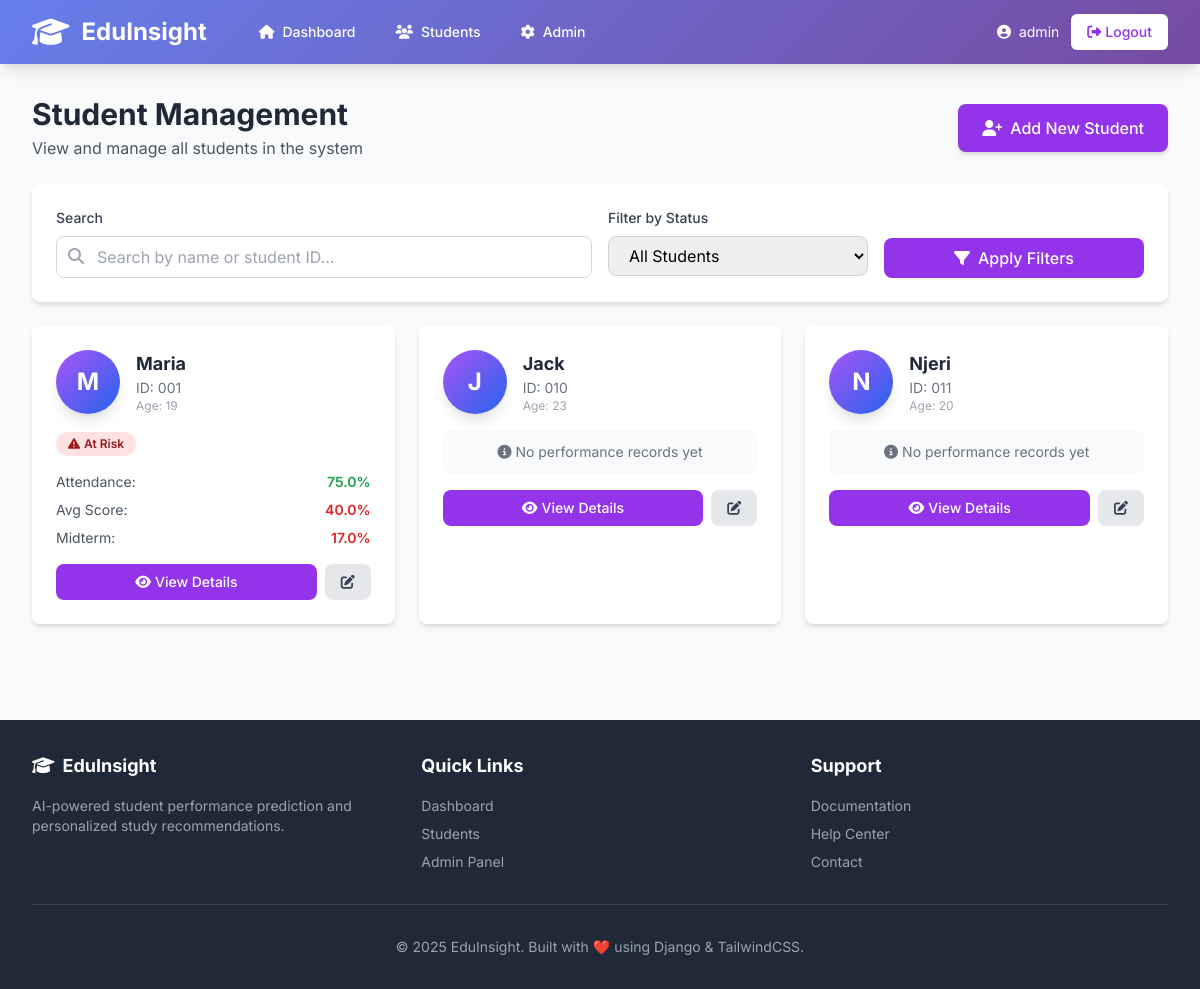
The app's page /students/ (signed in) with its own data.
### students/models.py (models this page shows, shortened)
class Student(models.Model):
    user = models.OneToOneField(User, null=True, blank=True, on_delete=models.SET_NULL)
    student_id = models.CharField(max_length=50, unique=True)
    full_name = models.CharField(max_length=200)
    age = models.IntegerField(null=True, blank=True)
    gender = models.CharField(max_length=20, null=True, blank=True)

class PerformanceRecord(models.Model):
    student = models.ForeignKey(Student, related_name='records', on_delete=models.CASCADE)
    term = models.CharField(max_length=50)
    attendance_rate = models.FloatField(help_text="Percent, 0-100")
    avg_assignment_score = models.FloatField()
    midterm_score = models.FloatField()
    missing_assignments = models.IntegerField()
    participation = models.FloatField()
    lms_hours = models.FloatField()
    final_grade = models.FloatField(null=True, blank=True)  # if available
    passed = models.BooleanField(null=True, blank=True)
    created_at = models.DateTimeField(auto_now_add=True)
    class Meta:
        ordering = ['-created_at']

### students/views.py (the view)
# urls.py: path('students/', StudentListView.as_view(), name='student_list'),
class StudentListView(ListView):
    model = Student
    template_name = 'student_list.html'
    context_object_name = 'students'
    paginate_by = 12
    def get_queryset(self):
        queryset = Student.objects.all().prefetch_related('records')
        for student in queryset:
            student.latest_record = student.records.first()
            if student.latest_record:
                is_at_risk = (
                    student.latest_record.attendance_rate < 75 or
                    student.latest_record.avg_assignment_score < 60 or
                    student.latest_record.midterm_score < 50
                )
                student.prediction_status = 'at_risk' if is_at_risk else 'performing_well'
        search_query = self.request.GET.get('search', '')
        if search_query:
            queryset = queryset.filter(
                Q(full_name__icontains=search_query) |
                Q(student_id__icontains=search_query)
            )
        status_filter = self.request.GET.get('status', '')
        if status_filter:
            filtered_students = []
            for student in queryset:
                if hasattr(student, 'prediction_status') and student.prediction_status == status_filter:
                    filtered_students.append(student.id)
            queryset = queryset.filter(id__in=filtered_students)
        return queryset
    def get_context_data(self, **kwargs):
        context = super().get_context_data(**kwargs)
        context['search_query'] = self.request.GET.get('search', '')
        context['status_filter'] = self.request.GET.get('status', '')
        return context

### templates/student_list.html (shortened to what this page needs)
{% extends 'base.html' %}
{% block content %}
<div class="space-y-6">
    <div class="flex items-center justify-between">
        <div>
            <h1 class="text-3xl font-bold text-gray-800">Student Management</h1>
            <p class="text-gray-600 mt-1">View and manage all students in the system</p>
        </div>
        <a href="/admin/students/student/add/" class="bg-purple-600 hover:bg-purple-700 text-white font-medium py-3 px-6 rounded-lg transition shadow-md">
            <i class="fas fa-user-plus mr-2"></i>Add New Student
        </a>
    </div>
    <div class="bg-white rounded-lg shadow-md p-6">
        <form method="GET" action="{% url 'student_list' %}" class="grid grid-cols-1 md:grid-cols-4 gap-4">
            <div class="md:col-span-2">
                <label class="block text-sm font-medium text-gray-700 mb-2">Search</label>
                <div class="relative">
                    <input type="text" name="search" value="{{ search_query }}" placeholder="Search by name or student ID..."
                           class="w-full pl-10 pr-4 py-2 border border-gray-300 rounded-lg focus:ring-2 focus:ring-purple-500 focus:border-transparent">
                    <i class="fas fa-search absolute left-3 top-3 text-gray-400"></i>
                </div>
            </div>
            <div>
                <label class="block text-sm font-medium text-gray-700 mb-2">Filter by Status</label>
                <select name="status" class="w-full px-4 py-2 border border-gray-300 rounded-lg focus:ring-2 focus:ring-purple-500 focus:border-transparent">
                    <option value="">All Students</option>
                </select>
            </div>
            <div class="flex items-end">
                <button type="submit" class="w-full bg-purple-600 hover:bg-purple-700 text-white font-medium py-2 px-4 rounded-lg transition">
                    <i class="fas fa-filter mr-2"></i>Apply Filters
                </button>
            </div>
        </form>
    </div>
    {% if students %}
        <div class="grid grid-cols-1 md:grid-cols-2 lg:grid-cols-3 gap-6">
            {% for student in students %}
            <div class="bg-white rounded-lg shadow-md hover:shadow-xl transition-shadow p-6">
                <div class="flex items-center space-x-4 mb-4">
                    <div class="bg-gradient-to-br from-purple-500 to-blue-600 rounded-full w-16 h-16 flex items-center justify-center text-white text-2xl font-bold shadow-lg">
                        {{ student.full_name|slice:":1"|upper }}
                    </div>
                    <div class="flex-1">
                        <h3 class="font-bold text-lg text-gray-800">{{ student.full_name }}</h3>
                        <p class="text-sm text-gray-500">ID: {{ student.student_id }}</p>
                        {% if student.age %}
                        <p class="text-xs text-gray-400">Age: {{ student.age }}</p>
                        {% endif %}
                    </div>
                </div>
                {% if student.prediction_status %}
                    {% if student.prediction_status == 'at_risk' %}
                        <div class="mb-4">
                            <span class="inline-block bg-red-100 text-red-800 text-xs font-semibold px-3 py-1 rounded-full">
                                <i class="fas fa-exclamation-triangle mr-1"></i>At Risk
                            </span>
                        </div>
                    {% else %}
                        <div class="mb-4">
                            <span class="inline-block bg-green-100 text-green-800 text-xs font-semibold px-3 py-1 rounded-full">
                                <i class="fas fa-check-circle mr-1"></i>Performing Well
                            </span>
                        </div>
                    {% endif %}
                {% endif %}
                {% if student.latest_record %}
                <div class="space-y-2 mb-4">
                    <div class="flex justify-between text-sm">
                        <span class="text-gray-600">Attendance:</span>
                        <span class="font-semibold {% if student.latest_record.attendance_rate < 75 %}text-red-600{% else %}text-green-600{% endif %}">
                            {{ student.latest_record.attendance_rate }}%
                        </span>
                    </div>
                    <div class="flex justify-between text-sm">
                        <span class="text-gray-600">Avg Score:</span>
                        <span class="font-semibold {% if student.latest_record.avg_assignment_score < 60 %}text-red-600{% else %}text-green-600{% endif %}">
                            {{ student.latest_record.avg_assignment_score }}%
                        </span>
                    </div>
                    <div class="flex justify-between text-sm">
                        <span class="text-gray-600">Midterm:</span>
                        <span class="font-semibold {% if student.latest_record.midterm_score < 50 %}text-red-600{% else %}text-green-600{% endif %}">
                            {{ student.latest_record.midterm_score }}%
                        </span>
                    </div>
                </div>
                {% else %}
                <div class="bg-gray-50 rounded-lg p-3 mb-4">
                    <p class="text-sm text-gray-500 text-center">
                        <i class="fas fa-info-circle mr-1"></i>No performance records yet
                    </p>
                </div>
                {% endif %}
                <div class="flex space-x-2">
                    <a href="{% url 'student_detail' student.id %}"
                       class="flex-1 bg-purple-600 hover:bg-purple-700 text-white text-center font-medium py-2 px-4 rounded-lg transition text-sm">
                        <i class="fas fa-eye mr-1"></i>View Details
                    </a>
                    <a href="/admin/students/student/{{ student.id }}/change/"
                       class="bg-gray-200 hover:bg-gray-300 text-gray-700 font-medium py-2 px-4 rounded-lg transition text-sm">
                        <i class="fas fa-edit"></i>
                    </a>
                </div>
            </div>
            {% endfor %}
        </div>
    {% endif %}
</div>
{% endblock %}

### templates/base.html (shortened to what this page needs)
<!DOCTYPE html>
<html lang="en">
<head>
    <script src="https://cdn.tailwindcss.com"></script>
    <link rel="stylesheet" href="https://cdnjs.cloudflare.com/ajax/libs/font-awesome/6.4.0/css/all.min.css">
</head>
<body class="bg-gray-50">
    <nav class="gradient-bg shadow-lg">
        <div class="max-w-7xl mx-auto px-4 sm:px-6 lg:px-8">
            <div class="flex justify-between h-16">
                <div class="flex items-center">
                    <a href="{% url 'dashboard' %}" class="flex items-center">
                        <i class="fas fa-graduation-cap text-white text-3xl mr-3"></i>
                        <span class="text-white text-2xl font-bold">EduInsight</span>
                    </a>
                    <div class="hidden md:flex ml-10 space-x-4">
                        <a href="{% url 'dashboard' %}" class="text-white hover:bg-white hover:bg-opacity-20 px-3 py-2 rounded-md text-sm font-medium transition">
                            <i class="fas fa-home mr-2"></i>Dashboard
                        </a>
                        <a href="{% url 'student_list' %}" class="text-white hover:bg-white hover:bg-opacity-20 px-3 py-2 rounded-md text-sm font-medium transition">
                            <i class="fas fa-users mr-2"></i>Students
                        </a>
                        <a href="/admin/" class="text-white hover:bg-white hover:bg-opacity-20 px-3 py-2 rounded-md text-sm font-medium transition">
                            <i class="fas fa-cog mr-2"></i>Admin
                        </a>
                    </div>
                </div>
                <div class="flex items-center space-x-4">
                    {% if user.is_authenticated %}
                        <div class="flex items-center space-x-3">
                            <span class="text-white text-sm">
                                <i class="fas fa-user-circle mr-1"></i>
                                {{ user.username }}
                            </span>
                            <a href="{% url 'admin:logout' %}" class="bg-white text-purple-600 hover:bg-gray-100 px-4 py-2 rounded-md text-sm font-medium transition">
                                <i class="fas fa-sign-out-alt mr-1"></i>Logout
                            </a>
                        </div>
                    {% else %}
                        <a href="/admin/" class="bg-white text-purple-600 hover:bg-gray-100 px-4 py-2 rounded-md text-sm font-medium transition">
                            <i class="fas fa-sign-in-alt mr-1"></i>Login
                        </a>
                    {% endif %}
                </div>
            </div>
        </div>
    </nav>
    <main class="max-w-7xl mx-auto px-4 sm:px-6 lg:px-8 py-8">
        {% block content %}{% endblock %}
    </main>
    <footer class="bg-gray-800 text-white mt-16">
        <div class="max-w-7xl mx-auto px-4 sm:px-6 lg:px-8 py-8">
            <div class="grid grid-cols-1 md:grid-cols-3 gap-8">
                <div>
                    <h3 class="text-lg font-bold mb-4">
                        <i class="fas fa-graduation-cap mr-2"></i>EduInsight
                    </h3>
                    <p class="text-gray-400 text-sm">
                        AI-powered student performance prediction and personalized study recommendations.
                    </p>
                </div>
                <div>
                    <h3 class="text-lg font-bold mb-4">Quick Links</h3>
                    <ul class="space-y-2 text-sm">
                        <li><a href="{% url 'dashboard' %}" class="text-gray-400 hover:text-white transition">Dashboard</a></li>
                        <li><a href="{% url 'student_list' %}" class="text-gray-400 hover:text-white transition">Students</a></li>
                        <li><a href="/admin/" class="text-gray-400 hover:text-white transition">Admin Panel</a></li>
                    </ul>
                </div>
                <div>
                    <h3 class="text-lg font-bold mb-4">Support</h3>
                    <ul class="space-y-2 text-sm">
                        <li><a href="#" class="text-gray-400 hover:text-white transition">Documentation</a></li>
                        <li><a href="#" class="text-gray-400 hover:text-white transition">Help Center</a></li>
                        <li><a href="#" class="text-gray-400 hover:text-white transition">Contact</a></li>
                    </ul>
                </div>
            </div>
            <div class="border-t border-gray-700 mt-8 pt-8 text-center text-sm text-gray-400">
                <p>&copy; 2025 EduInsight. Built with ❤️ using Django & TailwindCSS.</p>
            </div>
        </div>
    </footer>
</body>
</html>

### templates/base.html (style rules this page uses)
body { font-family: 'Inter', sans-serif; }
.gradient-bg { background: linear-gradient(135deg, #667eea 0%, #764ba2 100%); }

### records on screen
Student: full_name "M", full_name "Maria", student_id "001", age "19", shows "At Risk", latest_record.attendance_rate "75.0", latest_record.avg_assignment_score "40.0", latest_record.midterm_score "17.0"
Student: full_name "J", full_name "Jack", student_id "010", age "23", shows "No performance records yet"
Student: full_name "N", full_name "Njeri", student_id "011", age "20", shows "No performance records yet"

### other values on screen
{{ user.username }} "admin"
